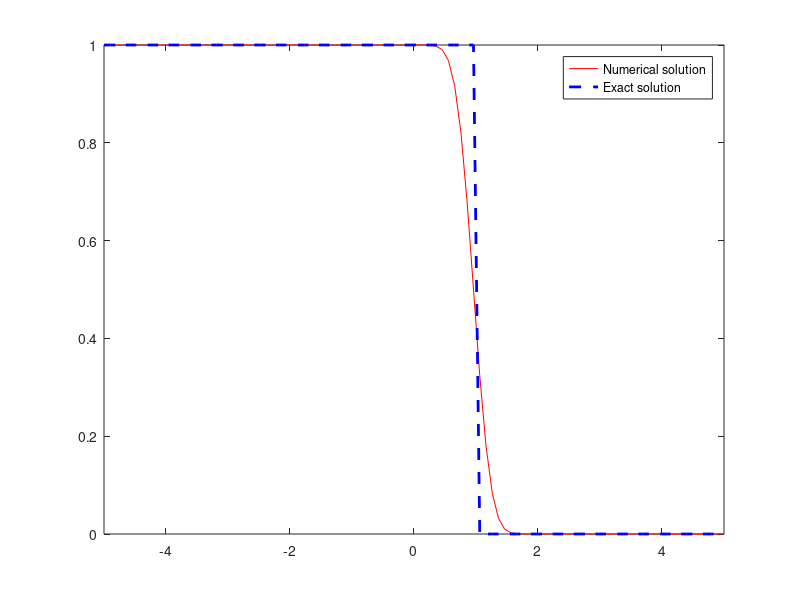

The MATLAB script that drew this image:
%% main_Hyperbolic1D_Upwind.m (FDM)
% 
% Solve the initial boundary value problem of the first-order hyperbolic equation 
%  
%     u_t + a*u_x = 0  ( a>0 ),  x \in (xL, xR), t>0
%     u(x,0) = u0(x)         
%     u(0,t) = u0(xL-a*t)    % inflow boundary value condition      
%
% The exact solution is: u(x,t) = u0(x-a*t).
%
% Mesh: xL = x0 < x1 < ... < x_{N-1} < x_N = xR
%
% Spatial discretization: upwind scheme
%
%   du_i(t)        u_i(t) - u_{i-1}(t)
%  --------- + a  --------------------  = 0,   i = 1,2,...,N,
%     dt                   hx
%
% which can be written as an ODE system
%
%     du/dt = L(u),   where    
%     u = [u1,u2,...,uN]'
%     L(u) = -a/h * (u - ud),      ud = [ u_0(t), u1,...,u_{N-1} ]'.
%
% Temporal discretization: 
%
% (1) forward Euler for du/dt = L(u)
%    
%     u^{n+1} = u^n + dt*L(u^n)   
%
% (2) third order TVD Runge-Kutta method for du/dt = L(u)
%
%    u1 = u^n + dt*L(u^n)
%    u2 = 3/4*u^n + 1/4*u1 + 1/4*dt*L(u1)
%    u^{n+1} = 1/3*u^n + 2/3*u2 + 2/3*dt*L(u2)
% 
% Copyright (C)  Terence Yu


clc; clear; close all;

%% Parameters
a = 1; 
t0 = 0; tf = 1;  xL = -5; xR = 5;

Nx = 100; 
x = linspace(xL,xR,Nx)';  
hx = x(2)-x(1);
lam = 0.5*1/a;  % CFL: a*lam = 0.5 <= 1
dt = lam*hx;

% initial value
u_init = @(x) (1+0*x).*(x<=0); 
%u_init = @(x) (1+0*x).*(x>=0 & x<=1);
%u_init = @(x) sin(pi*x);

%% Spatial discretization
method = 1;  % 1: forward Euler,  2: TVD Runge-Kutta
% du/dt = L(u), u = [u1,u2,...,uN]
Lfun = @(u,t) -a/hx*( u - [u_init(xL-a*t); u(1:end-1)] );  

%% Temporal discretization 
u0 = u_init(x(2:end));  % delete x0, u0 = [u01,u02,...,u0N]
for t = dt:dt:tf
    switch method
        case 1   % forward Euler
            u = u0 + dt*Lfun(u0,t); 
        case 2   % third order TVD Runge-Kutta method            
            u1 = u0 + dt*Lfun(u0,t);  
            u2 = 3/4*u0 + 1/4*u1 + 1/4*dt*Lfun(u1,t);  
            u = 1/3*u0 + 2/3*u2 + 2/3*dt*Lfun(u2,t);  
    end
    uf = [u_init(xL-a*t); u]; % add u(0,t)
    % show 
    plot(x,uf,'-r', ...
         x,u_init(x-a*t),'--b','linewidth',2);
    xlim([xL, xR]);
    legend('Numerical solution', 'Exact solution');
    drawnow; 
    % update
    u0 = u;
end

%% Conclusion
% Upwind scheme is stable
% smooth at discontinuities 
% degenerated accuracy at extrema ( u_0 = @(x) sin(pi*x) )
